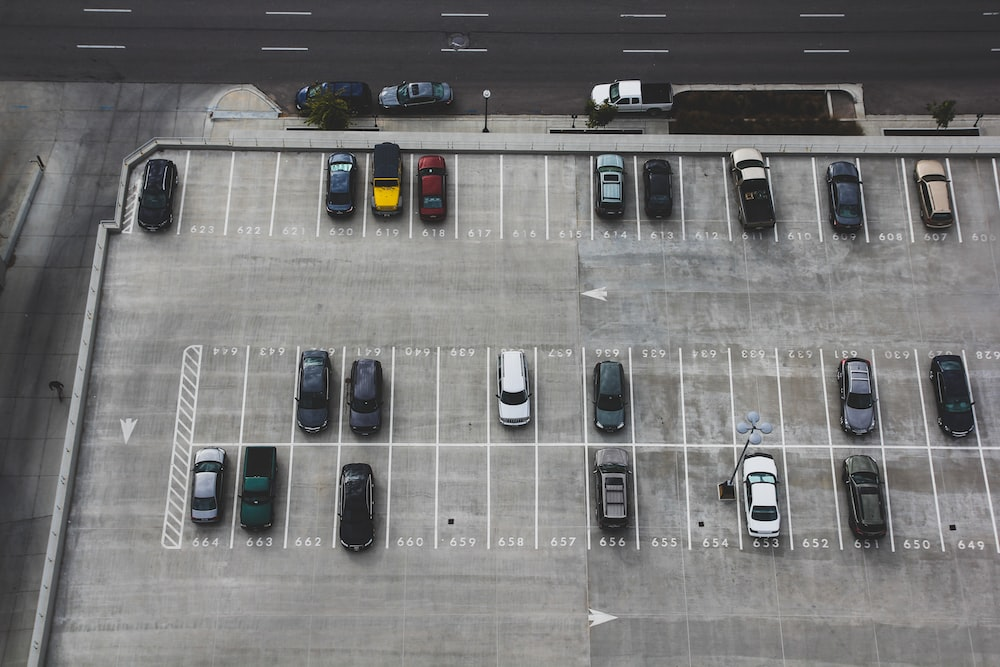
#> input picture pic.jpg, 1000 x 667 px
$ python -i Bot_parking.py   (imports and definitions only)
#> lines starting #> are read from the running program, lines starting #| are printed output that depends on the picture; after the words box and inside, x2 and y2 are one past the last pixel; in counts of white or black regions, pixels touching at a corner belong together
import cv2
import pyodbc as dbc
import numpy as np


cnxn_string = '''DRIVER={ODBC Driver 17 for SQL Server};\
        Server=localhost\SQLEXPRESS;\
        Database=bot_parking;\
        Trusted_Connection=yes;'''


class Bot_parking:
    def __init__(self) -> None:
        # 1 for availabe, 0 for not available
        # [{'parking_id':parking_id,'status':'NA'/'A', ...}]
        self.status = []

    def getContoursArea(self, cannyImg):
        # finding the contours in the canny image
        contours, hierarchy = cv2.findContours(
            cannyImg, cv2.RETR_EXTERNAL, cv2.CHAIN_APPROX_SIMPLE)
#> contours = [[[0, 0], [0, 666], [999, 666], [999, 0]]]
        cannyCopy = cannyImg.copy()
        # drawing those contours on the copy of the canny image of the thickness of 8px
        cv2.drawContours(cannyCopy, contours, -1, (255, 255, 255), 8)
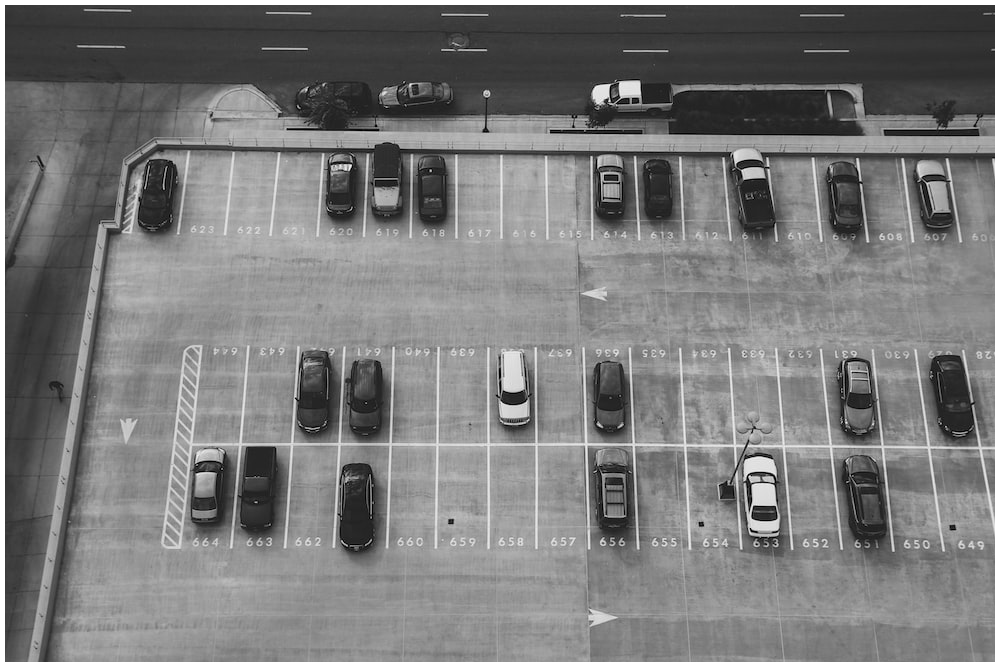
#> cannyCopy: shape (667, 1000); min 0, max 255, mean 123.2
        _, cannyCopyThresh = cv2.threshold(
            cannyCopy, 250, 255, cv2.THRESH_BINARY)
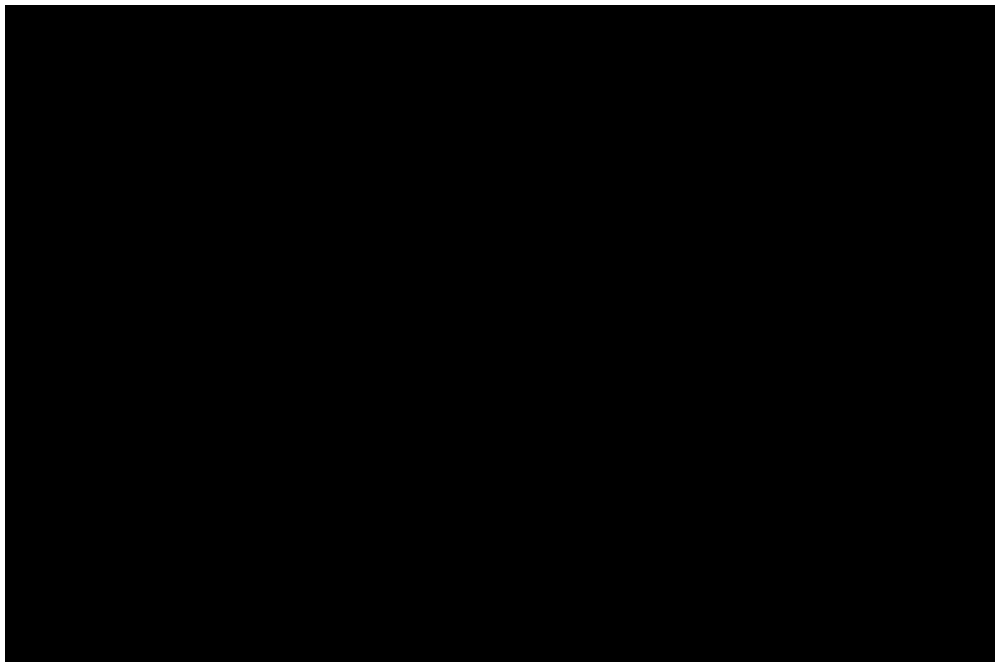
#> cannyCopyThresh: shape (667, 1000); 2.5% white; 1 white region, box (x1, y1, x2, y2) and area: (0, 0, 1000, 667) 16570
        # finding the area of the contours by calculating the no of white pixels
        area = cv2.countNonZero(cannyCopyThresh)
#> area = 16570
        return area

    # [153 lines left out: functions compare, getPositions, preview, updateStatus, checkStatus, getParkingLots, not called in this run]


rtsp_link = 'rtsp://192.168.1.100:8080/h264_pcm.sdp'
p1 = Bot_parking()
# [4 lines not run here, left out]
    # [4 lines of commented-out code are left out]

>>> import cv2
>>> picture = cv2.imread('pic.jpg', cv2.IMREAD_GRAYSCALE)
>>> result = Bot_parking().getContoursArea(picture)
#> result = 16570
